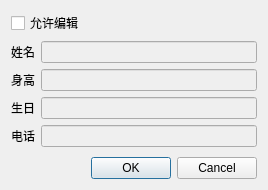
<?xml version="1.0" encoding="UTF-8"?>
<ui version="4.0">
 <class>CInfoDialog</class>
 <widget class="QDialog" name="CInfoDialog">
  <property name="geometry">
   <rect>
    <x>0</x>
    <y>0</y>
    <width>268</width>
    <height>190</height>
   </rect>
  </property>
  <property name="windowTitle">
   <string>Dialog</string>
  </property>
  <layout class="QVBoxLayout" name="verticalLayout">
   <item>
    <widget class="QCheckBox" name="ckEditable">
     <property name="text">
      <string>允许编辑</string>
     </property>
    </widget>
   </item>
   <item>
    <layout class="QFormLayout" name="formLayout">
     <property name="labelAlignment">
      <set>Qt::AlignCenter</set>
     </property>
     <item row="0" column="0">
      <widget class="QLabel" name="label">
       <property name="sizePolicy">
        <sizepolicy hsizetype="Preferred" vsizetype="Preferred">
         <horstretch>0</horstretch>
         <verstretch>0</verstretch>
        </sizepolicy>
       </property>
       <property name="text">
        <string>姓名</string>
       </property>
       <property name="alignment">
        <set>Qt::AlignRight|Qt::AlignTrailing|Qt::AlignVCenter</set>
       </property>
      </widget>
     </item>
     <item row="0" column="1">
      <widget class="QLineEdit" name="leName">
       <property name="enabled">
        <bool>false</bool>
       </property>
      </widget>
     </item>
     <item row="1" column="0">
      <widget class="QLabel" name="label_2">
       <property name="text">
        <string>身高</string>
       </property>
       <property name="alignment">
        <set>Qt::AlignRight|Qt::AlignTrailing|Qt::AlignVCenter</set>
       </property>
      </widget>
     </item>
     <item row="1" column="1">
      <widget class="QLineEdit" name="leStature">
       <property name="enabled">
        <bool>false</bool>
       </property>
      </widget>
     </item>
     <item row="2" column="0">
      <widget class="QLabel" name="birthday">
       <property name="text">
        <string>生日</string>
       </property>
       <property name="alignment">
        <set>Qt::AlignRight|Qt::AlignTrailing|Qt::AlignVCenter</set>
       </property>
      </widget>
     </item>
     <item row="3" column="0">
      <widget class="QLabel" name="address">
       <property name="text">
        <string>电话</string>
       </property>
       <property name="alignment">
        <set>Qt::AlignRight|Qt::AlignTrailing|Qt::AlignVCenter</set>
       </property>
      </widget>
     </item>
     <item row="3" column="1">
      <widget class="QLineEdit" name="lePhone">
       <property name="enabled">
        <bool>false</bool>
       </property>
      </widget>
     </item>
     <item row="2" column="1">
      <widget class="QLineEdit" name="leBirthday">
       <property name="enabled">
        <bool>false</bool>
       </property>
      </widget>
     </item>
    </layout>
   </item>
   <item>
    <widget class="QDialogButtonBox" name="buttonBox">
     <property name="standardButtons">
      <set>QDialogButtonBox::Cancel|QDialogButtonBox::Ok</set>
     </property>
    </widget>
   </item>
  </layout>
 </widget>
 <tabstops>
  <tabstop>ckEditable</tabstop>
  <tabstop>leName</tabstop>
  <tabstop>leStature</tabstop>
  <tabstop>leBirthday</tabstop>
  <tabstop>lePhone</tabstop>
 </tabstops>
 <resources/>
 <connections/>
</ui>
